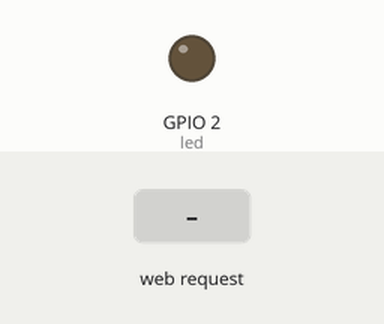
The sketch below on a simulated ESP32. Parts: output pins drawn as LEDs (lit = HIGH). The test bench sets the inputs (shaded band). WiFi joins after 1.5 s; servers stay silent unless stated; what the sketch prints to the serial monitor is not drawn.

Above: at 2.7 s.
2.8 s: HTTP request GET /light/on received
At 3.3 s:
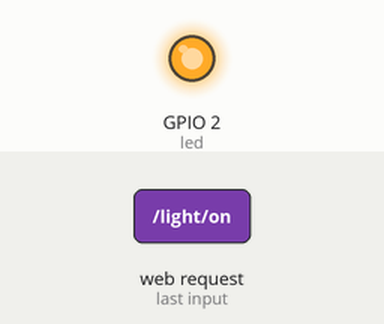
4.3 s: HTTP request GET /light/off received
At 5.7 s:
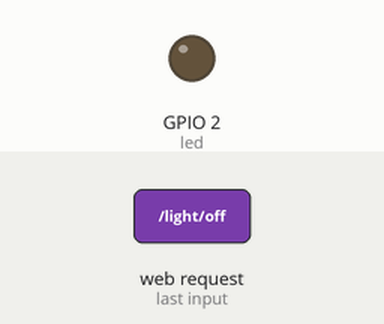
Timing chart, 0 to 7.3 s (numbered marks = the images above; inputs shaded):
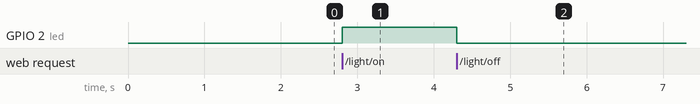

The sketch:

vaja.ino
```cpp
#include <WiFi.h>
#include <WiFiClient.h>
#include <WiFiServer.h>
#include <WebServer.h>

#define led 2
#include "gesla.h"

bool stanjeLucke = false; // false:OFF, true:ON

WebServer server(80);

IPAddress local_IP(192, 168, 1, 212);

IPAddress gateway(192, 168, 1, 1);

IPAddress subnet(255, 255, 0, 0);

void setup() {
  // put your setup code here, to run once:
  Serial.begin(9600);
  pinMode(led,OUTPUT);

  if (!WiFi.config(local_IP,gateway,subnet)){
     Serial.println("STA Failed to configure");
  }

  WiFi.begin(ssid,password,1);

  while(WiFi.status() != WL_CONNECTED){
      delay(500);
      Serial.println("Connecting to WiFi..");
  }

  Serial.print("Connected to ");
  Serial.print(ssid);
  Serial.print("\n with this ip: ");
  Serial.print(WiFi.localIP());

  server.on("/light/on", [](){
    server.send(200, "text/plain", "OK");
    turnLight(true);
  });

  server.on("/light/off", [](){
    server.send(200, "text/plain", "OK");
    turnLight(false);
  });

  server.on("/light/info", [](){
    server.send(200, "text/plain", stanjeLucke == true ? "ON":"OFF");
  });

  server.begin();
}

void loop() {
  // put your main code here, to run repeatedly:
  server.handleClient();
}

void turnLight(bool vklopi){
  stanjeLucke = vklopi;

    if (vklopi){
      digitalWrite(led, HIGH);
    }else{
      digitalWrite(led, LOW);
    }
}
```

gesla.h
```cpp
#define ssid "Ime WiFija"
#define password "Geslo za WiFi"
```

Measured:
- after the input at 2.8 s, GPIO 2 (led): LOW → HIGH at once
- after the input at 4.3 s, GPIO 2 (led): HIGH → LOW at once
